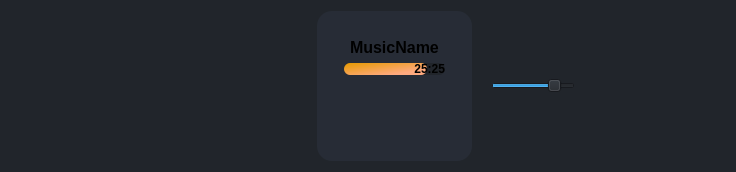
                 <widget class="QFrame" name="MusicPlayer_2">
                  <property name="styleSheet">
                   <string notr="true">background-color: rgb(33, 37, 43);</string>
                  </property>
                  <layout class="QHBoxLayout" name="MusicPlayer">
                   <item>
                    <spacer name="horizontalSpacer">
                     <property name="orientation">
                      <enum>Qt::Horizontal</enum>
                     </property>
                     <property name="sizeType">
                      <enum>QSizePolicy::Minimum</enum>
                     </property>
                     <property name="sizeHint" stdset="0">
                      <size>
                       <width>150</width>
                       <height>10</height>
                      </size>
                     </property>
                    </spacer>
                   </item>
                   <item>
                    <widget class="QLabel" name="MusicPoster">
                     <property name="minimumSize">
                      <size>
                       <width>150</width>
                       <height>150</height>
                      </size>
                     </property>
                     <property name="maximumSize">
                      <size>
                       <width>150</width>
                       <height>150</height>
                      </size>
                     </property>
                     <property name="sizeIncrement">
                      <size>
                       <width>0</width>
                       <height>0</height>
                      </size>
                     </property>
                     <property name="baseSize">
                      <size>
                       <width>0</width>
                       <height>0</height>
                      </size>
                     </property>
                     <property name="text">
                      <string/>
                     </property>
                     <property name="scaledContents">
                      <bool>true</bool>
                     </property>
                    </widget>
                   </item>
                   <item>
                    <widget class="QFrame" name="BarAndPause_2">
                     <property name="styleSheet">
                      <string notr="true">background-color: rgb(39, 44, 54);
 border-radius: 15px;</string>
                     </property>
                     <layout class="QVBoxLayout" name="BarAndPause">
                      <item>
                       <widget class="QFrame" name="frame">
                        <layout class="QHBoxLayout" name="horizontalLayout_15">
                         <item>
                          <widget class="QFrame" name="frame">
                           <layout class="QVBoxLayout" name="verticalLayout_12">
                            <item alignment="Qt::AlignHCenter">
                             <widget class="QLabel" name="MusicName">
                              <property name="font">
                               <font>
                                <pointsize>12</pointsize>
                                <weight>75</weight>
                                <bold>true</bold>
                               </font>
                              </property>
                              <property name="text">
                               <string>MusicName</string>
                              </property>
                              <property name="textFormat">
                               <enum>Qt::AutoText</enum>
                              </property>
                             </widget>
                            </item>
                            <item>
                             <widget class="QProgressBar" name="Bar">
                              <property name="font">
                               <font>
                                <weight>75</weight>
                                <bold>true</bold>
                               </font>
                              </property>
                              <property name="styleSheet">
                               <string notr="true">
QProgressBar {
    min-height: 12px;
    max-height: 12px;
    border-radius: 6px;
	background-color: rgb(33, 37, 43);
}
QProgressBar::chunk {
    border-radius: 6px;
    background-color: qlineargradient(spread:pad, x1:0, y1:0, x2:1, y2:1, stop:0 rgba(229, 153, 0, 255), stop:0.768844 rgba(255, 170, 127, 255));
}
</string>
                              </property>
                              <property name="maximum">
                               <number>100</number>
                              </property>
                              <property name="value">
                               <number>83</number>
                              </property>
                              <property name="alignment">
                               <set>Qt::AlignRight|Qt::AlignTrailing|Qt::AlignVCenter</set>
                              </property>
                              <property name="textVisible">
                               <bool>true</bool>
                              </property>
                              <property name="orientation">
                               <enum>Qt::Horizontal</enum>
                              </property>
                              <property name="invertedAppearance">
                               <bool>false</bool>
                              </property>
                              <property name="textDirection">
                               <enum>QProgressBar::TopToBottom</enum>
                              </property>
                              <property name="format">
                               <string>25:25</string>
                              </property>
                             </widget>
                            </item>
                           </layout>
                          </widget>
                         </item>
                        </layout>
                       </widget>
                      </item>
                      <item>
                       <widget class="QFrame" name="horizontalFrame">
                        <layout class="QHBoxLayout" name="horizontalLayout_13">
                         <item>
                          <widget class="QPushButton" name="btn_rewind">
                           <property name="maximumSize">
                            <size>
                             <width>50</width>
                             <height>50</height>
                            </size>
                           </property>
                           <property name="styleSheet">
                            <string notr="true"/>
                           </property>
                           <property name="text">
                            <string/>
                           </property>
                           <property name="icon">
                            <iconset resource="files.qrc">
                             <normaloff>:/16x16/icons/gplay_rewind.svg</normaloff>:/16x16/icons/gplay_rewind.svg</iconset>
                           </property>
                           <property name="iconSize">
                            <size>
                             <width>50</width>
                             <height>50</height>
                            </size>
                           </property>
                          </widget>
                         </item>
                         <item>
                          <widget class="QPushButton" name="btn_pause">
                           <property name="sizePolicy">
                            <sizepolicy hsizetype="Minimum" vsizetype="Minimum">
                             <horstretch>0</horstretch>
                             <verstretch>0</verstretch>
                            </sizepolicy>
                           </property>
                           <property name="maximumSize">
                            <size>
                             <width>50</width>
                             <height>50</height>
                            </size>
                           </property>
                           <property name="font">
                            <font>
                             <pointsize>12</pointsize>
                            </font>
                           </property>
                           <property name="styleSheet">
                            <string notr="true">background: transparent;

background-position: center;
background-repeat: no-repeat;
color: rgb(170, 255, 0);
</string>
                           </property>
                           <property name="text">
                            <string/>
                           </property>
                           <property name="icon">
                            <iconset resource="files.qrc">
                             <normaloff>:/16x16/icons/gplay_pause.svg</normaloff>:/16x16/icons/gplay_pause.svg</iconset>
                           </property>
                           <property name="iconSize">
                            <size>
                             <width>50</width>
                             <height>50</height>
                            </size>
                           </property>
                           <property name="autoRepeat">
                            <bool>false</bool>
                           </property>
                           <property name="default">
                            <bool>false</bool>
                           </property>
                          </widget>
                         </item>
                         <item>
                          <widget class="QPushButton" name="btn_skip">
                           <property name="maximumSize">
                            <size>
                             <width>50</width>
                             <height>50</height>
                            </size>
                           </property>
                           <property name="text">
                            <string/>
                           </property>
                           <property name="icon">
                            <iconset resource="files.qrc">
                             <normaloff>:/16x16/icons/gplay_skip.svg</normaloff>:/16x16/icons/gplay_skip.svg</iconset>
                           </property>
                           <property name="iconSize">
                            <size>
                             <width>50</width>
                             <height>50</height>
                            </size>
                           </property>
                          </widget>
                         </item>
                        </layout>
                       </widget>
                      </item>
                     </layout>
                    </widget>
                   </item>
                   <item>
                    <widget class="QLabel" name="label_2">
                     <property name="text">
                      <string/>
                     </property>
                     <property name="pixmap">
                      <pixmap resource="files.qrc">:/16x16/icons/16x16/cil-volume-high.png</pixmap>
                     </property>
                    </widget>
                   </item>
                   <item>
                    <widget class="QSlider" name="soundSlider">
                     <property name="maximumSize">
                      <size>
                       <width>100</width>
                       <height>16777215</height>
                      </size>
                     </property>
                     <property name="value">
                      <number>80</number>
                     </property>
                     <property name="orientation">
                      <enum>Qt::Horizontal</enum>
                     </property>
                    </widget>
                   </item>
                   <item>
                    <spacer name="horizontalSpacer_2">
                     <property name="orientation">
                      <enum>Qt::Horizontal</enum>
                     </property>
                     <property name="sizeType">
                      <enum>QSizePolicy::Minimum</enum>
                     </property>
                     <property name="sizeHint" stdset="0">
                      <size>
                       <width>150</width>
                       <height>10</height>
                      </size>
                     </property>
                    </spacer>
                   </item>
                  </layout>
                 </widget>
